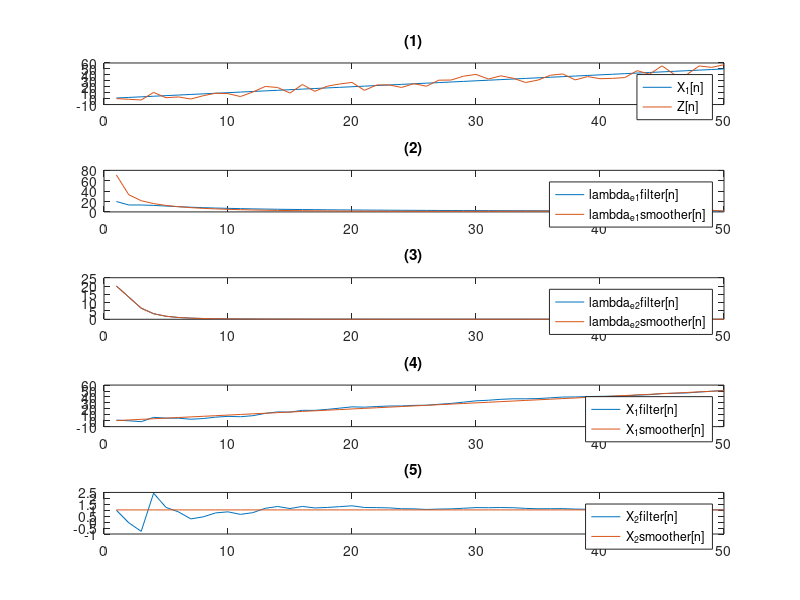

Here is the MATLAB script that generated this plot:
N = 50;

% initialize real X
X1 = zeros(1, N);
X2 = zeros(1, N);
X1(1) = 1;
X2(1) = 1;
X = [X1; X2];

% this is for update step, ie, X_t|t
X_kalman = zeros(2, N);
X_kalman(1:2, 1) = [1; 1];

% system state Z
Z = zeros(1, N);

% error covariance lambda_X_t|t
P = zeros(2, 2, N);
P(1:2, 1:2, 1) = [20 0; 0 20];

% one step prediction error, ie, lambda_X_t+1|t
PList = zeros(2, 2, N);

% Kalman Gain
K = zeros(2, N);

% noise V
V = [randn(1, N) * sqrt(20)];

% x[n+1] = A * x[n]
A = [1 1; 0 1];

% z[n+1] = C * x[n+1] + v[n+1]
C = [1 0];

% prediction step X_t+1|t
XList = zeros(2, N);

for i = 1 : N-1
    
    % state model
    X(1:2, i+1) = A * X(1:2, i);
    Z(1, i+1) = C * X(1:2, i+1) + V(1, i+1);

    % calculate prediction
    Xpred = A * X_kalman(1:2, i);
    Ppred = A * P(1:2, 1:2, i) * A';
    PList(1:2, 1:2, i) = Ppred;
    XList(1:2, i) = Xpred;
    
    % calculate Kalman Gain
    K(1:2, i+1) = Ppred * C' * inv(C * Ppred * C' + 20);
    
    % calculate update
    X_kalman(1:2, i+1) = K(1:2, i+1) * (Z(1, i+1) - C * Xpred) + Xpred;
    P(1:2, 1:2, i+1) = (eye(2) - K(1:2, i+1) * C) * Ppred;
    
end

% sm -> smooth
L = zeros(2, 2, N);
X_sm = zeros(2, N);
P_sm = zeros(2, 2, N);

X_sm(1:2, N) = XList(1:2, N-1);
P_sm(1:2, 1:2, N) = PList(1:2, 1:2, N-1);

for k = N-1 : -1 : 1
    L(1:2, 1:2, k) = P(1:2, 1:2, k) * A' * inv(PList(1:2, 1:2, k));
    X_sm(1:2, k) = X_kalman(1:2, k) + ...
        L(1:2, 1:2, k) * (X_sm(1:2, k+1) - XList(1:2, k));
    P_sm(1:2, 1:2, k) = P(1:2, 1:2, k) + ...
        L(1:2, 1:2, k) * (P_sm(1:2, 1:2, k+1) - PList(1:2, 1:2, k+1)) * ...
        L(1:2, 1:2, k)';
end

e1 = zeros(1, N);
e2 = zeros(1, N);
for i = 1 : N
    e1(i) = P(1, 1, i);
    e2(i) = P(2, 2, i);
end

e3 = zeros(1, N);
e4 = zeros(1, N);
for i = 1 : N
    e3(i) = P_sm(1, 1, i);
    e4(i) = P_sm(2, 2, i);
end

figure;
subplot(511);
plot(1:N, X(1, 1:N));
hold on;
plot(1:N, Z);
hold off;
legend('X_1[n]', 'Z[n]');
title('(1)');

subplot(512);
plot(1:N, e1(1, 1:N));
hold on;
plot(1:N, e3(1, 1:N));
legend('lambda_e_1filter[n]', 'lambda_e_1smoother[n]');
title('(2)');

subplot(513);
plot(1:N, e2(1, 1:N));
hold on;
plot(1:N, e4(1, 1:N));
legend('lambda_e_2filter[n]', 'lambda_e_2smoother[n]');
title('(3)');

subplot(514);
plot(1:N, X_kalman(1, 1:N));
hold on;
plot(1:N, X_sm(1, 1:N));
hold off;
legend('X_1filter[n]', 'X_1smoother[n]');
title('(4)');

subplot(515);
plot(1:N, X_kalman(2, 1:N));
hold on;
plot(1:N, X_sm(2, 1:N));
hold off;
legend('X_2filter[n]', 'X_2smoother[n]');
title('(5)');
